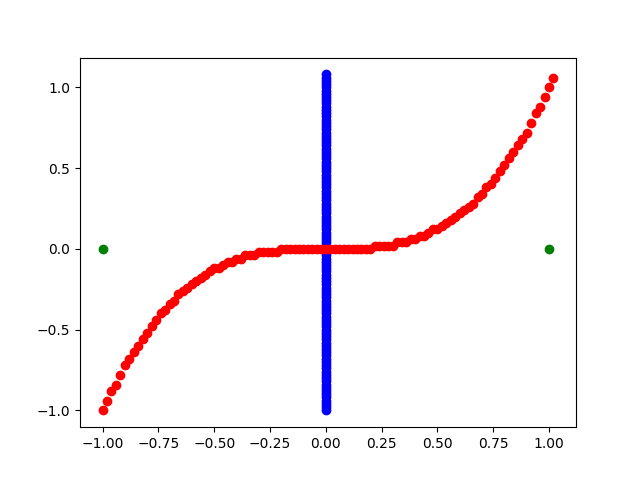

Source code (Python):
import numpy as np
import matplotlib.pyplot as plt

x_x1 = []
x_x2 = []
z_x1 = []
z_x2 = []

i = -1
while (i < 1.1):
	j = -1
	while (j < 1.1):
		#print("i: ", i)
		if (-0.01 < i < 0.01):
			x_x1.append(i)
			x_x2.append(j)
		if (-0.01 < np.power(i,3) - j < 0.01):
			z_x1.append(i)
			z_x2.append(j)
		j += 0.02
	i += 0.02

print("x_x1: ", x_x1)
print("x_x2: ", x_x2)
blues = plt.plot(x_x1, x_x2, 'bo')
reds = plt.plot(z_x1, z_x2, 'ro')
plt.plot([-1, 1], [0, 0], 'go')
plt.show()
